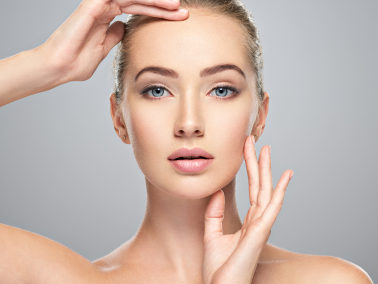
#> input picture IMG convert sketch cartoon/Data/1.jpg, 378 x 284 px
$ python -i main.py   (imports and definitions only)
#> lines starting #> are read from the running program, lines starting #| are printed output that depends on the picture
import cv2
import numpy as np


def img_to_sketch(path):
    img = cv2.imread(path)
    img_gray = cv2.cvtColor(img, cv2.COLOR_BGR2GRAY)
    img_blur = cv2.GaussianBlur(img_gray, (25, 25), 0, 0)
    img_sketch = cv2.divide(img_gray, img_blur, scale=256)
    return img_sketch


def img_to_cartoon(path):
#> called with path = 'Data/1.jpg'
    img = cv2.imread(path)
#> img is the input picture: shape (284, 378, 3); mean B, G, R 169.6, 178.7, 199.1

    # covert to gray and using edgedetection
    gray_img = cv2.cvtColor(img, cv2.COLOR_BGR2GRAY)
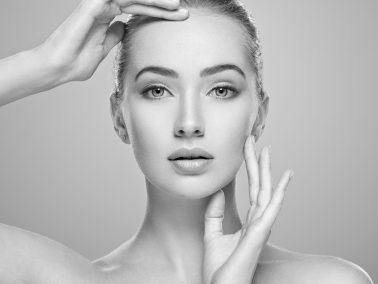
#> gray_img: shape (284, 378); min 1, max 247, mean 183.7
    blur_gray_img = cv2.GaussianBlur(gray_img, (5, 5), 1)
    edges = cv2.adaptiveThreshold(blur_gray_img, 255, cv2.ADAPTIVE_THRESH_GAUSSIAN_C,
                                  cv2.THRESH_BINARY, 7, 5)
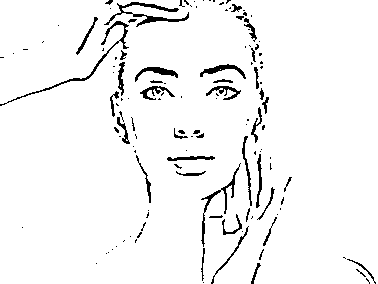
#> edges: shape (284, 378); 95.5% white; black in thin lines or dots
    # cartoon img
    color = cv2.bilateralFilter(img, 9, 250, 250)
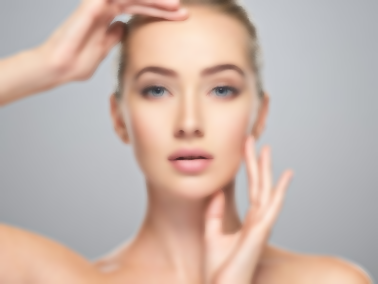
#> color: shape (284, 378, 3); mean B, G, R 169.7, 178.7, 199.1
    cartoon = cv2.bitwise_and(color, color, mask=edges)
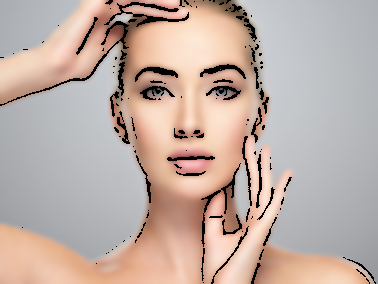
#> cartoon: shape (284, 378, 3); mean B, G, R 164.6, 172.9, 191.4

    return cartoon

>>> result = img_to_cartoon('Data/1.jpg')
